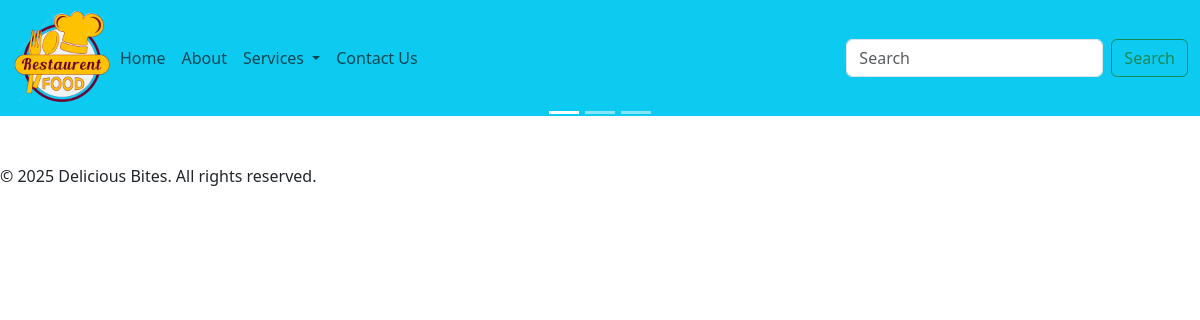
Before: / with the older database file.
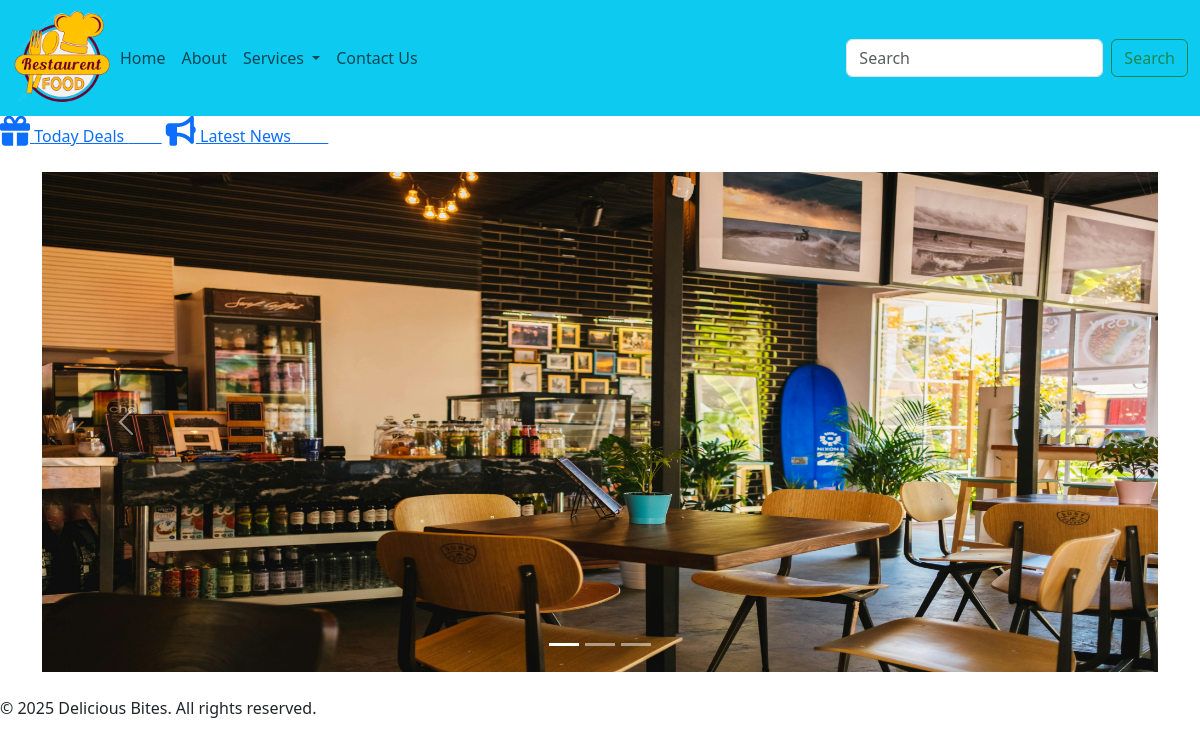
After: the same page with the newer database file.
### Home/models.py (models this page shows)
class News(models.Model):
    news_title=models.CharField(max_length=75)
    news_icon=models.CharField(max_length=20,blank=True,null=True)
    news_desc=HTMLField()

### api/models.py (models this page shows)
class Homepage(models.Model):
    gallery_image = models.ImageField(upload_to='galleries/')

### Home/views.py (the view)
# urls.py: path("",views.home,name="Home"),
def home(request):
     newsData=News.objects.all()
     homeData=Homepage.objects.all()
     data={
          'homeData':homeData,
          'newsData':newsData,
     }
     return render(request,'index.html',data)

### template/index.html (shortened to what this page needs)
{% extends 'base.html' %}
{% load static %}
{% block css %}
<link rel="stylesheet" href="{% static 'css/index.css' %}">
{% endblock css %}
{% block body %}
<marquee onmouseover="stop()" onmouseout="start()">
    {% for n in newsData %}
    <a href="/newsdetails/{{n.id}}/" > <i class="{{n.news_icon}}" style="font-size: 30px;"></i>  {{n.news_title}}  &nbsp; &nbsp;&nbsp;&nbsp;&nbsp;&nbsp;&nbsp;</a>
    {% endfor %}
</marquee>
<div class="container my-4">
<div id="carouselExampleIndicators" class="carousel slide">
    <div class="carousel-indicators">
        <button type="button" data-bs-target="#carouselExampleIndicators" data-bs-slide-to="0" class="active"
            aria-current="true" aria-label="Slide 1"></button>
        <button type="button" data-bs-target="#carouselExampleIndicators" data-bs-slide-to="1"
            aria-label="Slide 2"></button>
        <button type="button" data-bs-target="#carouselExampleIndicators" data-bs-slide-to="2"
            aria-label="Slide 3"></button>
    </div>
    <div class="carousel-inner">
        {% for n in homeData %}
        <div class="carousel-item active">
            <img src="{{n.gallery_image.url}}" class="d-block w-100" alt="..." height="500">
        </div>
        {% endfor %}
    </div>
    <button class="carousel-control-prev" type="button" data-bs-target="#carouselExampleIndicators"
        data-bs-slide="prev">
        <span class="carousel-control-prev-icon" aria-hidden="true"></span>
    </button>
    <button class="carousel-control-next" type="button" data-bs-target="#carouselExampleIndicators"
        data-bs-slide="next">
        <span class="carousel-control-next-icon" aria-hidden="true"></span>
    </button>
</div>
</div>
{% endblock body %}

Changed rows visible on the page:
added News: news_title "Today Deals"
added News: news_title "Latest News"
added Homepage: gallery_image (picture)
